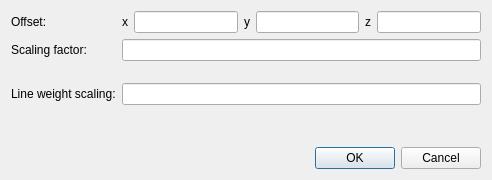
<?xml version="1.0" encoding="UTF-8"?>
<ui version="4.0">
 <class>SVDrawingPropertiesDialog</class>
 <widget class="QDialog" name="SVDrawingPropertiesDialog">
  <property name="geometry">
   <rect>
    <x>0</x>
    <y>0</y>
    <width>492</width>
    <height>180</height>
   </rect>
  </property>
  <property name="windowTitle">
   <string>Drawing properties</string>
  </property>
  <layout class="QFormLayout" name="formLayout">
   <item row="0" column="0">
    <widget class="QLabel" name="label_2">
     <property name="text">
      <string>Offset:</string>
     </property>
    </widget>
   </item>
   <item row="0" column="1">
    <layout class="QHBoxLayout" name="horizontalLayout">
     <item>
      <widget class="QLabel" name="label_3">
       <property name="text">
        <string>x</string>
       </property>
      </widget>
     </item>
     <item>
      <widget class="QLineEdit" name="lineEditX"/>
     </item>
     <item>
      <widget class="QLabel" name="label_4">
       <property name="text">
        <string>y</string>
       </property>
      </widget>
     </item>
     <item>
      <widget class="QLineEdit" name="lineEditY"/>
     </item>
     <item>
      <widget class="QLabel" name="label_5">
       <property name="text">
        <string>z</string>
       </property>
      </widget>
     </item>
     <item>
      <widget class="QLineEdit" name="lineEditZ"/>
     </item>
    </layout>
   </item>
   <item row="1" column="0">
    <widget class="QLabel" name="label">
     <property name="text">
      <string>Scaling factor: </string>
     </property>
    </widget>
   </item>
   <item row="1" column="1">
    <widget class="QLineEdit" name="lineEditScalingFactor"/>
   </item>
   <item row="2" column="1">
    <spacer name="verticalSpacer_2">
     <property name="orientation">
      <enum>Qt::Vertical</enum>
     </property>
     <property name="sizeType">
      <enum>QSizePolicy::Fixed</enum>
     </property>
     <property name="sizeHint" stdset="0">
      <size>
       <width>20</width>
       <height>10</height>
      </size>
     </property>
    </spacer>
   </item>
   <item row="3" column="0">
    <widget class="QLabel" name="label_6">
     <property name="text">
      <string>Line weight scaling:</string>
     </property>
    </widget>
   </item>
   <item row="3" column="1">
    <widget class="QLineEdit" name="lineEditLineWeightScaling"/>
   </item>
   <item row="4" column="1">
    <spacer name="verticalSpacer">
     <property name="orientation">
      <enum>Qt::Vertical</enum>
     </property>
     <property name="sizeHint" stdset="0">
      <size>
       <width>20</width>
       <height>40</height>
      </size>
     </property>
    </spacer>
   </item>
   <item row="5" column="0" colspan="2">
    <widget class="QDialogButtonBox" name="buttonBox">
     <property name="orientation">
      <enum>Qt::Horizontal</enum>
     </property>
     <property name="standardButtons">
      <set>QDialogButtonBox::Cancel|QDialogButtonBox::Ok</set>
     </property>
    </widget>
   </item>
  </layout>
 </widget>
 <resources/>
 <connections>
  <connection>
   <sender>buttonBox</sender>
   <signal>accepted()</signal>
   <receiver>SVDrawingPropertiesDialog</receiver>
   <slot>accept()</slot>
   <hints>
    <hint type="sourcelabel">
     <x>248</x>
     <y>254</y>
    </hint>
    <hint type="destinationlabel">
     <x>157</x>
     <y>274</y>
    </hint>
   </hints>
  </connection>
  <connection>
   <sender>buttonBox</sender>
   <signal>rejected()</signal>
   <receiver>SVDrawingPropertiesDialog</receiver>
   <slot>reject()</slot>
   <hints>
    <hint type="sourcelabel">
     <x>316</x>
     <y>260</y>
    </hint>
    <hint type="destinationlabel">
     <x>286</x>
     <y>274</y>
    </hint>
   </hints>
  </connection>
 </connections>
</ui>
